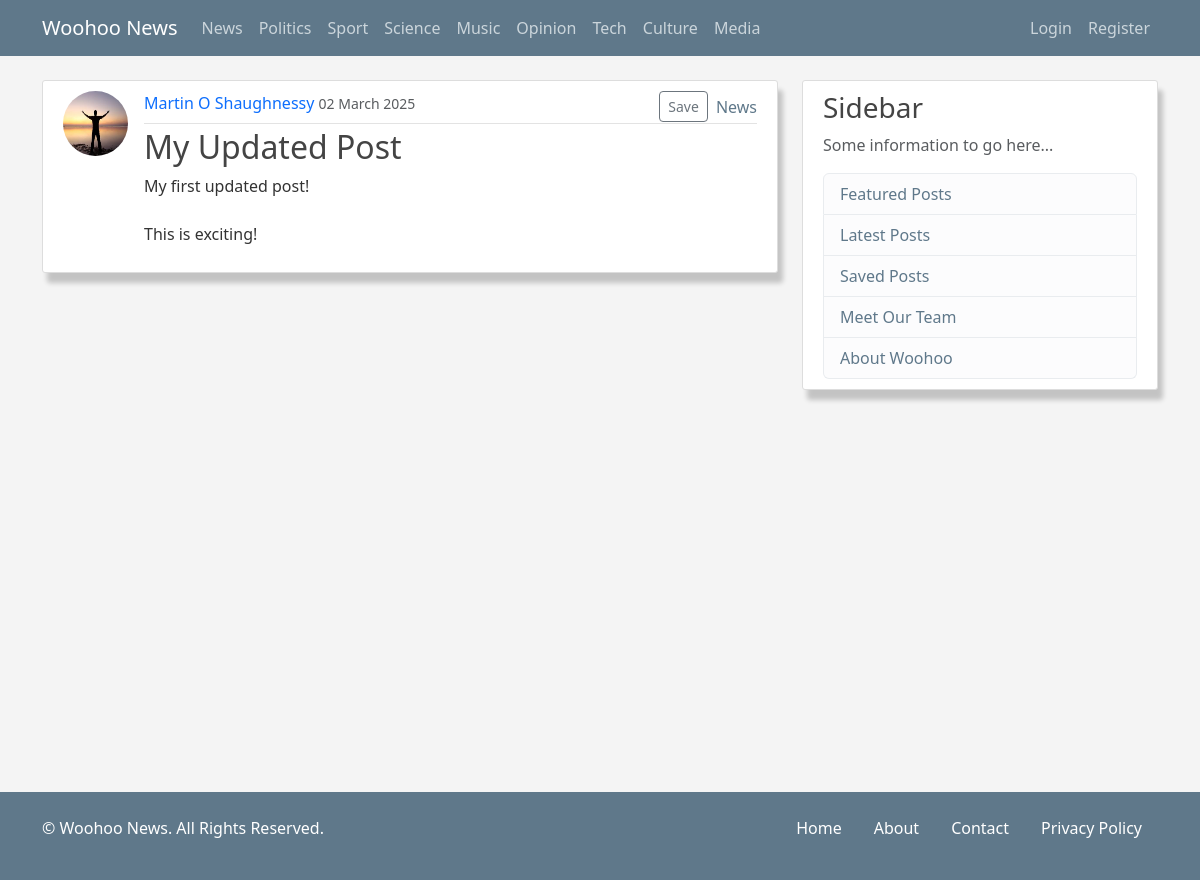
/blog/post/8/, run on an earlier commit of the app's database.
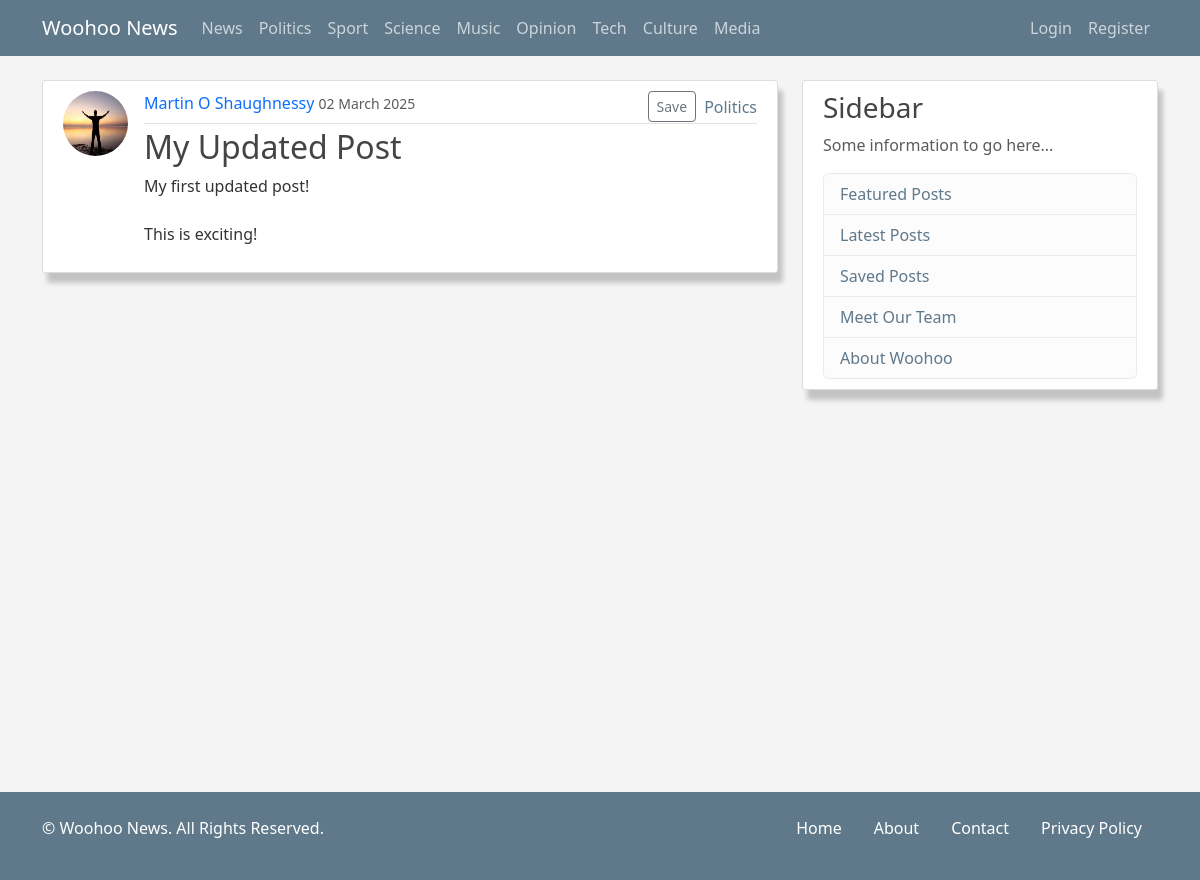
And on a later commit of the database.
### blog/models.py (models this page shows, shortened)
class Post(Model):
    title = CharField(max_length=100)
    content = TextField()
    date_posted = DateTimeField(default=timezone.now)
    author = ForeignKey(User, on_delete=CASCADE)
    category = ForeignKey(Category, on_delete=CASCADE, default=1)
    is_featured = BooleanField(default=False)
    saved_by = ManyToManyField(User, related_name="saved_posts", blank=True)

class Category(Model):
    name = CharField(max_length=30, unique=True)
    slug = SlugField(unique=True, blank=True)
    order = PositiveIntegerField(default=0)
    def __str__(self):
        return self.name
    class Meta:
        verbose_name_plural = "categories"
        ordering = ["order"]

### users/models.py (models this page shows, shortened)
class Profile(Model):
    user = OneToOneField(User, on_delete=CASCADE)
    image = ImageField(default="default.jpg", upload_to="profile_pics")
    bio = TextField(blank=True, null=True)

### blog/views.py (the view)
# urls.py: path("post/<int:pk>/", PostDetailView.as_view(), name="post-detail"),
class PostDetailView(DetailView):
    model = Post
    context_object_name = "post"

### blog/context_processors.py (called while the page is built)
def categories(request):
    return {"categories": Category.objects.all()}

### blog/templates/blog/post_detail.html (shortened to what this page needs)
{% extends "blog/base.html" %} {% block content %}
<article class="d-flex content-section">
  <img src="{{post.author.profile.image.url}}" alt="profile pic" class="rounded-circle article-img me-3">
  <div class="media-body">
    <div class="article-metadata">
      <div class="article-tagline">
        <div>
          <a href="{% url "user-posts"  post.author.username %}">{{post.author.first_name}} {{post.author.last_name}}</a>
          <small class="text-muted">{{post.date_posted|date:"d F Y"}}</small>
        </div> <div class="d-flex align-items-center gap-2">
          <form action="{% url "toggle-save-post" post.id %}" method="POST">
              <button type="submit" class="btn btn-sm btn-outline-secondary">
                  {% if user in post.saved_by.all %}
                      Unsave
                  {% else %}
                      Save
                  {% endif %}
              </button>
          </form>
          <a href="{% url "category-posts" post.category.slug %}" class="article-category">{{ post.category }}</a>
      </div>
      </div>
    </div>
    <h2 class="article-title">{{post.title}}</a></h2>
    <p class="article-content">{{post.content}}</p>
  </div>
</article>
{% endblock content %}

What changed in the data, as far as the page shows it:
changed Post "My Updated Post": category "News" → "Politics"
